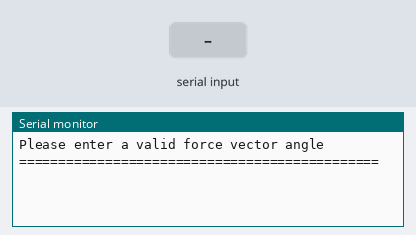
Simulated run of this sketch. Board: Arduino Uno, built with avr-gcc and run on an emulated ATmega328P. Parts: the last lines printed to the serial monitor. Inputs (shaded band) come from the test bench.

Above: at 1.2 s.
1.3 s: "90,45\n" received over Serial
At 2.2 s:
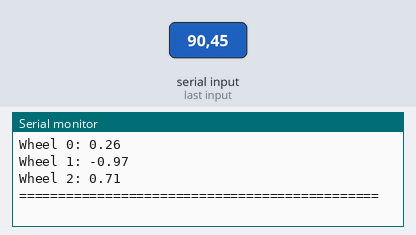
2.8 s: "30,150\n" received over Serial
At 5.0 s:
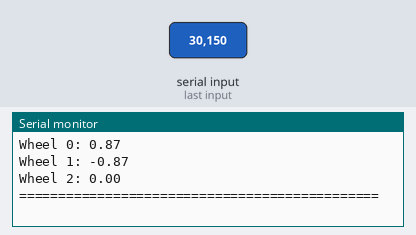
Timing chart, 0 to 6.5 s (numbered marks = the images above; inputs shaded):
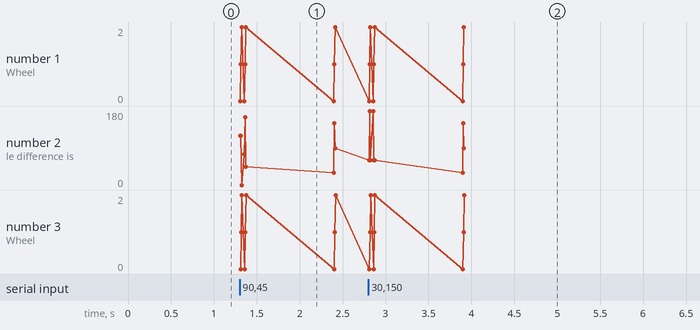

Measured:
- after the input at 1.3 s, the serial monitor: prints a new line at once (image 1)
- after the input at 2.8 s, the serial monitor: prints a new line at once (image 2)

The sketch:

Wheel_Assignment_Test.ino
```cpp
const float pi = 3.14159267;

float toDegrees(float radians) {
  return radians / 2 / pi * 360;
}

float toRadians(float degrees) {
  return degrees / 360 * 2 * pi;
}


void setup() {
  Serial.begin(115200);
  Serial.println("Please enter a valid force vector angle");
  Serial.println("==============================================");
}

float wheelAngles[3][2]  = {
  {330, 150},
  {210, 30},
  {90, 270}
};

void loop() {

  if(Serial.available() > 0) {
    float forceAngle = Serial.parseFloat();

    Serial.println("Given force vector angle is: ");
    Serial.println(forceAngle);
    Serial.println("= = = = = = = = = = = = = = = = = = = = = = = ");

    float newWheelSpeeds[3] = {0,0,0};

    for(int wheel = 0; wheel < 3; wheel++) {
      for(int dir = 0; dir < 2; dir++) {
        float curWheelAngle = wheelAngles[wheel][dir];

        float phi = fmod(abs(curWheelAngle - forceAngle),360);
        float angleDiff = phi > 180 ? 360 - phi : phi;

        Serial.print("Wheel "); Serial.print(wheel); Serial.print((dir == 0)?"s forward":"s backward"); Serial.print("s angle difference is: "); Serial.println(angleDiff);
        if(angleDiff < 90) {
          newWheelSpeeds[wheel] = sin(toRadians(90 - abs(angleDiff)));
          if(dir == 1)
            newWheelSpeeds[wheel] = -newWheelSpeeds[wheel];
        }
      }
    }

    Serial.println("= = = = = = = = = = = = = = = = = = = = = = = ");
    Serial.println("The wheels are now spinning with the following speeds: ");

    for(int i = 0; i < 3; i++) {
      Serial.print("Wheel "); Serial.print(i); Serial.print(": "); Serial.println(newWheelSpeeds[i]);
    }
    Serial.println("==============================================");
  }
}
```
